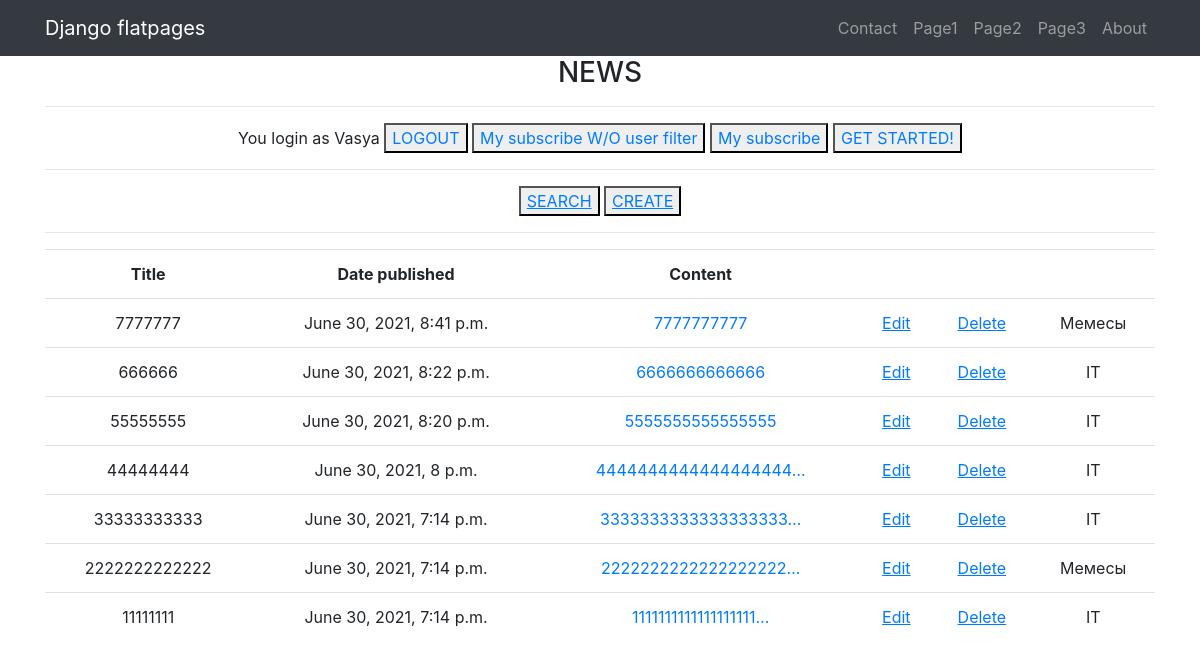
Page /news/ (signed in) on the committed database.
### news/models.py (models this page shows, shortened)
class Post(models.Model):
    category = models.ManyToManyField(Category, through='PostCategory')
    author = models.ForeignKey(Author, on_delete=models.CASCADE)
    post_type = models.CharField(max_length=2, choices=[(
        'AR', 'Article'), ('NW', 'News')], default='NW')
    date = models.DateTimeField(auto_now_add=True)
    title = models.CharField(max_length=128)
    content = models.TextField(blank=True)
    rating = models.IntegerField(default=0)
    category_id = models.ForeignKey(Category, null=True, on_delete=models.CASCADE, related_name='category_id')

class Category(models.Model):
    name = models.CharField(max_length=128, unique=True)
    subscriber = models.ManyToManyField(User, through='CategorySubscriber')
    def __str__(self):
        return self.name

### news/views.py (the view)
# urls.py: path('', PostList.as_view()),
class PostList(ListView):
    model = Post
    template_name = 'post.html'
    context_object_name = 'post'
    queryset = Post.objects.order_by('-date')
    paginate_by = 10
    form_class = PostForm
    def get_context_data(self, **kwargs):
        context = super().get_context_data(**kwargs)
        context['is_not_premium'] = not self.request.user.groups.filter(name='authors').exists()
        context['filter'] = PostFilter(self.request.GET, queryset=self.get_queryset())
        context['categories'] = Category.objects.all()
        context['form'] = PostForm()
        return context
    def post(self, request, *args, **kwargs):
        form = self.form_class(request.POST)  # создаём новую форму, забиваем в неё данные из POST-запроса
        if form.is_valid():  # если пользователь ввёл всё правильно и нигде не ошибся, то сохраняем новый товар
            form.save()
        return super().get(request, *args, **kwargs)

### news/templatetags/custom_filters.py (called while the page is built)
@register.filter(name='censor')
def censor(value):
    obscene_values = [
        'word1', 'word2', 'word3', 'title_number_4'
    ]
    if isinstance(value, str):
        for i in value.split():
            if i in obscene_values:
                value = value.replace(i, '***')
    return value

### templates/post.html (shortened to what this page needs)
{% extends 'flatpages/default.html' %}
{% load custom_filters %}
{% block content %}
    <h3>NEWS</h3>
<hr>
{% load account %}
{% if user.is_authenticated %}
You login as {% user_display user %}
<button type="button">
    <a href={% url 'account_logout' %} <u>LOGOUT</u></a>
</button>
<button> <a href="/news/result"> My subscribe W/O user filter</a> </button>
<button> <a href="/subscribe"> My subscribe </a> </button>
{% if is_not_premium %}
<button> <a href={% url 'upgrade' %}> GET STARTED!</a> </button>
{% endif %}
{% endif %}
<hr>
<button type="button">
    <a href="/news/search"><u>SEARCH</u></a>
</button>
<button type="button">
    <a href="/news/add"><u>CREATE</u></a>
</button>
<hr>
<table class='table'>
    <tr>
        <td><span class='font-weight-bold'>Title</span></td>
        <td align=center><span class='font-weight-bold text-nowrap'>Date published</td>
        <td><span class='font-weight-bold'>Content</td>
        <td><span class='font-weight-bold'></td>
        <td><span class='font-weight-bold'></td>
        <td><span class='font-weight-bold'></td>
    </tr>
    {% for new in post %}
    <tr>
        <td>{{ new.title|censor }}</td>
        <td class='text-center'>{{ new.date }}</td>
        <td><a href="/news/{{ new.pk }}">{{ new.content|truncatechars:20|censor }}</a></td>
        <td><a href="/news/{{ new.pk }}/edit"><u>Edit</u></a></td>
        <td><a href="/news/{{ new.pk }}/delete"><u>Delete</u></a></td>
        <td>{{ new.category_id }}</td>
    </tr>
    {% endfor %}
</table>
{% endblock content %}

### rows in the picture
Post: title|censor "7777777", date "June 30, 2021, 8:41 p.m.", content|censor "7777777777", category_id "Мемесы"
Post: title|censor "666666", date "June 30, 2021, 8:22 p.m.", content|censor "6666666666666", category_id "IT"
Post: title|censor "55555555", date "June 30, 2021, 8:20 p.m.", content|censor "5555555555555555", category_id "IT"
Post: title|censor "44444444", date "June 30, 2021, 8 p.m.", content|censor "4444444444444444444…", category_id "IT"
Post: title|censor "33333333333", date "June 30, 2021, 7:14 p.m.", content|censor "3333333333333333333…", category_id "IT"
Post: title|censor "2222222222222", date "June 30, 2021, 7:14 p.m.", content|censor "2222222222222222222…", category_id "Мемесы"
Post: title|censor "11111111", date "June 30, 2021, 7:14 p.m.", content|censor "1111111111111111111…", category_id "IT"
